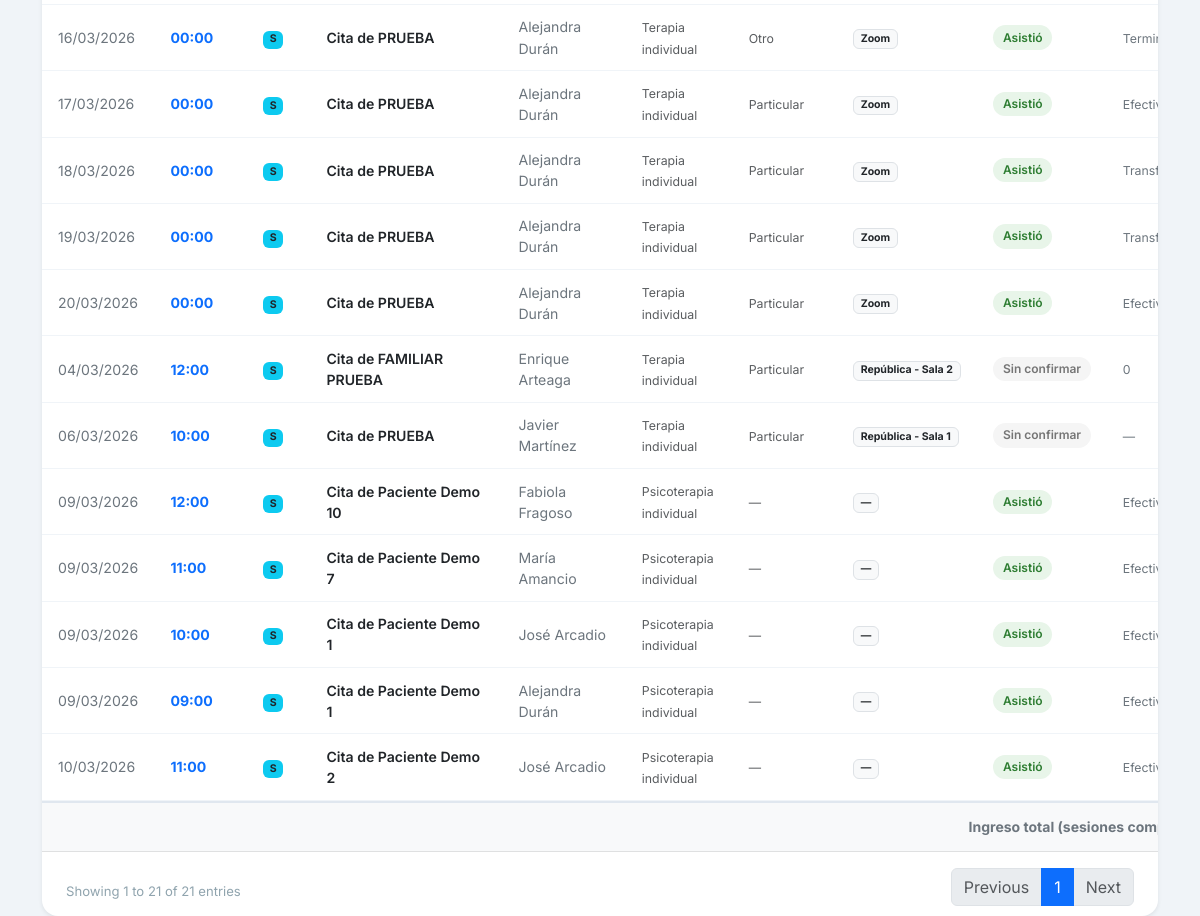
The app's page /reporte-general/ (signed in, lower part), older data.
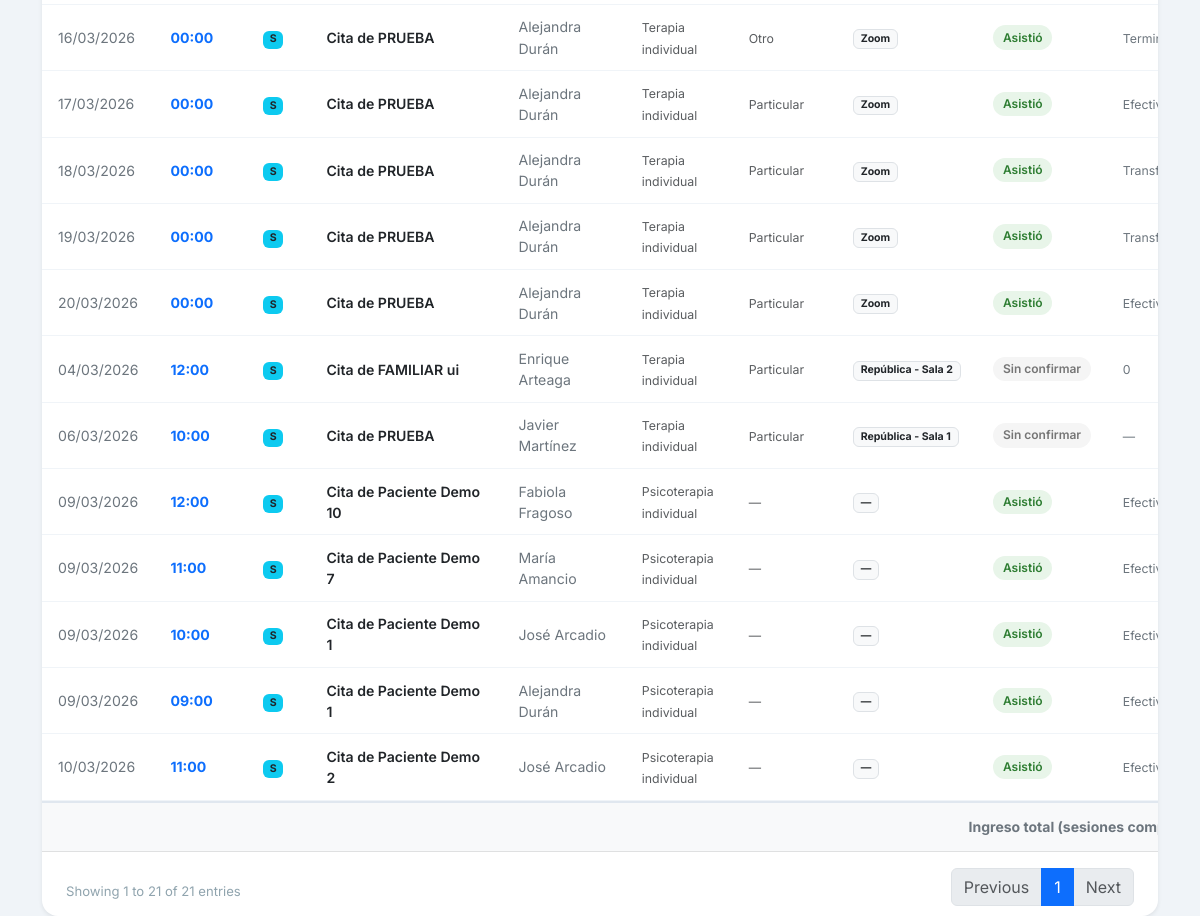
The same page, newer data.
### clinica/models.py (models this page shows, shortened)
class Cita(models.Model):
    ESTATUS_CONFIRMADA = 'confirmada'
    ESTATUS_SIN_CONFIRMAR = 'sin_confirmar'
    ESTATUS_REAGENDO = 'reagendo'
    ESTATUS_CANCELO = 'cancelo'
    ESTATUS_SI_ASISTIO = 'si_asistio'
    ESTATUS_NO_ASISTIO = 'no_asistio'
    ESTATUS_INCIDENCIA = 'incidencia'
    ESTATUS_CHOICES = [
        (ESTATUS_CONFIRMADA, 'Confirmada'),
        (ESTATUS_SIN_CONFIRMAR, 'Sin confirmar'),
        (ESTATUS_REAGENDO, 'Reagendo'),
        (ESTATUS_CANCELO, 'Cancelo'),
        (ESTATUS_SI_ASISTIO, 'Si asistio'),
        (ESTATUS_NO_ASISTIO, 'No asistio'),
        (ESTATUS_INCIDENCIA, 'Incidencia'),
    ]
    ESTATUS_ACTIVOS = (
        ESTATUS_CONFIRMADA,
        ESTATUS_SIN_CONFIRMAR,
        ESTATUS_REAGENDO,
        ESTATUS_INCIDENCIA,
    )
    TIPO_NUEVO = 'N'
    TIPO_REFERIDO = 'R'
    TIPO_SEGUIMIENTO = 'S'
    TIPO_PACIENTE_CHOICES = [
        (TIPO_NUEVO, 'Nuevo'),
        (TIPO_REFERIDO, 'Referido'),
        (TIPO_SEGUIMIENTO, 'Seguimiento'),
    ]
    PAGO_CHOICES = [
        ('Terminal', 'Terminal'),
        ('Transferencia', 'Transferencia'),
        ('Efectivo', 'Efectivo'),
        ('Pase', 'Pase'),
    ]
    paciente = models.ForeignKey(Paciente, on_delete=models.CASCADE, related_name='citas')
    pacientes_adicionales = models.ManyToManyField(
        Paciente,
        blank=True,
        related_name='citas_como_adicional',
    )
    fecha = models.DateField()
    hora = models.TimeField()
    tipo_paciente = models.CharField(
        max_length=1,
        choices=TIPO_PACIENTE_CHOICES,
        default=TIPO_SEGUIMIENTO,
    )
    division = models.ForeignKey(Division, on_delete=models.SET_NULL, null=True)
    consultorio = models.ForeignKey(Consultorio, on_delete=models.SET_NULL, null=True)
    servicio = models.ForeignKey(Servicio, on_delete=models.SET_NULL, null=True)
    terapeuta = models.ForeignKey(Terapeuta, on_delete=models.SET_NULL, null=True)
    costo = models.DecimalField(max_digits=10, decimal_places=2, null=True, blank=True)
    metodo_pago = models.CharField(
        max_length=50,
        choices=PAGO_CHOICES,
        null=True,
        blank=True,
    )
    estatus = models.CharField(
        max_length=20,
        choices=ESTATUS_CHOICES,
        default=ESTATUS_SIN_CONFIRMAR,
    )
    folio_fiscal = models.CharField(max_length=100, blank=True, null=True)
    notas = models.TextField(blank=True, null=True)
    def pacientes_display_natural(self):
        nombres = [self.paciente.nombre] if self.paciente_id else []
        nombres.extend(list(self.pacientes_adicionales.values_list('nombre', flat=True)))
        if not nombres:
            return ""
        if len(nombres) == 1:
            return nombres[0]
        if len(nombres) == 2:
            return f"{nombres[0]} y {nombres[1]}"
        return f"{', '.join(nombres[:-1])} y {nombres[-1]}"
    def titulo_cita(self):
        pacientes = self.pacientes_display_natural()
        return f"Cita de {pacientes}" if pacientes else "Cita"
    class Meta:
        verbose_name = "Cita"
        verbose_name_plural = "Citas"
        ordering = ['-fecha', '-hora']

class Paciente(models.Model):
    TIPO_CONTACTO_CHOICES = [
        ('propio', 'Propio'),
        ('madre', 'Madre'),
        ('padre', 'Padre'),
        ('pareja', 'Pareja'),
        ('otro', 'Otro'),
    ]
    SEXO_CHOICES = [
        ('Femenino', 'Femenino'),
        ('Masculino', 'Masculino'),
    ]
    usuario = models.OneToOneField(User, on_delete=models.SET_NULL, null=True, blank=True, related_name='perfil_paciente')
    nombre = models.CharField(max_length=200, verbose_name="Nombre Completo")
    fecha_nacimiento = models.DateField(verbose_name="Fecha de Nacimiento")
    nombre_normalizado = models.CharField(max_length=200, blank=True, editable=False)
    sexo = models.CharField(
        max_length=20,
        choices=SEXO_CHOICES,
        default='Femenino',
        verbose_name="Sexo"
    )
    telefono = models.CharField(max_length=20, verbose_name="Teléfono (WhatsApp)")
    identidad_contacto = models.CharField(max_length=20, choices=TIPO_CONTACTO_CHOICES, default='propio')
    servicio_inicial = models.ForeignKey('Servicio', on_delete=models.SET_NULL, null=True, verbose_name="Servicio Inicial")
    consentimiento_firmado = models.FileField(upload_to='documentos/', blank=True, null=True)
    estudio_socioeconomico = models.FileField(upload_to='documentos/', blank=True, null=True)
    apertura_expediente = models.FileField(upload_to='documentos/', blank=True, null=True)
    resumen_clinico = models.TextField(blank=True, null=True)
    pacientes_relacionados = models.ManyToManyField('self', blank=True, symmetrical=True)
    enlace_resultados = models.URLField(blank=True, null=True)
    fecha_registro = models.DateTimeField(auto_now_add=True)
    class Meta:
        verbose_name = "Paciente"
        verbose_name_plural = "Pacientes"

class Terapeuta(models.Model):
    usuario = models.OneToOneField(User, on_delete=models.SET_NULL, null=True, blank=True, related_name='perfil_terapeuta')
    nombre = models.CharField(max_length=100)
    activo = models.BooleanField(default=True)
    def __str__(self):
        return self.nombre

class Servicio(models.Model):
    nombre = models.CharField(max_length=100)
    def __str__(self):
        return self.nombre

class Division(models.Model):
    nombre = models.CharField(max_length=100)
    def __str__(self):
        return self.nombre

class Consultorio(models.Model):
    nombre = models.CharField(max_length=100)
    def __str__(self):
        return self.nombre

### clinica/views.py (the view, shortened to what this page needs)
# urls.py: path('reporte-general/', clinica_views.reporte_general, name='reporte_general'),
@login_required
def reporte_general(request):
    if not request.user.is_superuser:
        return redirect('home')
    from datetime import date as date_type
    hoy = date_type.today()
    fecha_inicio_str = request.GET.get('fecha_inicio', '')
    fecha_fin_str    = request.GET.get('fecha_fin', '')
    terapeuta_id     = request.GET.get('terapeuta_id', '')
    try:
        fecha_inicio = date_type.fromisoformat(fecha_inicio_str) if fecha_inicio_str else hoy.replace(day=1)
    except ValueError:
        fecha_inicio = hoy.replace(day=1)
    try:
        fecha_fin = date_type.fromisoformat(fecha_fin_str) if fecha_fin_str else hoy
    except ValueError:
        fecha_fin = hoy
    citas = (
        Cita.objects
        .filter(fecha__range=(fecha_inicio, fecha_fin))
        .select_related('paciente', 'terapeuta', 'servicio', 'consultorio', 'division')
        .order_by('-fecha', 'hora')
    )
    if terapeuta_id:
        citas = citas.filter(terapeuta_id=terapeuta_id)
    export = request.GET.get('export', '')
    total      = citas.count()
    asistieron = citas.filter(estatus=Cita.ESTATUS_SI_ASISTIO).count()
    monto_total = (
        citas.filter(estatus=Cita.ESTATUS_SI_ASISTIO)
             .aggregate(t=Sum('costo'))['t'] or Decimal('0')
    )
    terapeutas = Terapeuta.objects.filter(activo=True).order_by('nombre')
    return render(request, 'clinica/reporte_general.html', {
        'citas':            citas,
        'fecha_inicio':     fecha_inicio,
        'fecha_fin':        fecha_fin,
        'fecha_inicio_iso': fecha_inicio.isoformat(),
        'fecha_fin_iso':    fecha_fin.isoformat(),
        'terapeuta_id_sel': terapeuta_id,
        'terapeutas':       terapeutas,
        'total':            total,
        'asistieron':       asistieron,
        'monto_total':      monto_total,
    })

### clinica/templates/clinica/reporte_general.html (shortened to what the changed rows need)
{% extends 'clinica/base.html' %}
{% block content %}
<link rel="stylesheet" href="https://cdn.datatables.net/1.13.7/css/dataTables.bootstrap5.min.css">
<div class="card shadow-sm border-0 rounded-4 overflow-hidden">
    <div class="card-body p-0">
        <div class="table-responsive">
            <table id="tablaReporte" class="table table-hover align-middle mb-0 tabla-reporte">
                <tbody>
                    {% for cita in citas %}
                    <tr>
                        <td style="white-space:nowrap;" class="text-secondary">{{ cita.fecha|date:"d/m/Y" }}</td>
                        <td class="fw-bold text-primary" style="white-space:nowrap;">
                            {{ cita.hora|time:"H:i" }}
                        </td>
                        <td class="text-center">
                            {% if cita.tipo_paciente == 'N' %}
                                <span class="badge bg-warning text-dark" title="Nuevo">N</span>
                            {% elif cita.tipo_paciente == 'R' %}
                                <span class="badge bg-primary" title="Referido">R</span>
                            {% else %}
                                <span class="badge bg-info text-dark" title="Seguimiento">S</span>
                            {% endif %}
                        </td>
                        <td style="min-width:160px;">
                            {% if cita.paciente_id %}
                            <a href="{% url 'detalle_paciente' cita.paciente.id %}"
                               class="fw-semibold text-dark text-decoration-none link-hover">
                                {{ cita.titulo_cita }}
                            </a>
                            {% else %}
                            <span class="text-muted">{{ cita.titulo_cita }}</span>
                            {% endif %}
                        </td>
                        <td class="text-secondary">{{ cita.terapeuta|default:"—" }}</td>
                        <td><span class="small text-muted">{{ cita.servicio|default:"—" }}</span></td>
                        <td><span class="small text-muted">{{ cita.division|default:"—" }}</span></td>
                        <td>
                            <span class="badge bg-light text-dark border small">{{ cita.consultorio|default:"—" }}</span>
                        </td>
                        <td style="white-space:nowrap;">
                            {% if cita.estatus == 'si_asistio' %}
                                <span class="estatus-pill estatus-pill--success">Asistió</span>
                            {% elif cita.estatus == 'no_asistio' %}
                                <span class="estatus-pill estatus-pill--danger">No asistió</span>
                            {% elif cita.estatus == 'cancelo' %}
                                <span class="estatus-pill estatus-pill--secondary">Canceló</span>
                            {% elif cita.estatus == 'incidencia' %}
                                <span class="estatus-pill estatus-pill--warning">Incidencia</span>
                            {% elif cita.estatus == 'confirmada' %}
                                <span class="estatus-pill estatus-pill--primary">Confirmada</span>
                            {% elif cita.estatus == 'reagendo' %}
                                <span class="estatus-pill estatus-pill--info">Reagendó</span>
                            {% else %}
                                <span class="estatus-pill estatus-pill--light">{{ cita.get_estatus_display }}</span>
                            {% endif %}
                        </td>
                        <td><span class="small text-secondary">{{ cita.metodo_pago|default:"—" }}</span></td>
                    </tr>
                    {% endfor %}
                </tbody>
            </table>
        </div>
    </div>
</div>
{% endblock %}

Row changes from the older to the newer data that the page shows:
changed through a linked row, Cita "Enrique Arteaga": titulo_cita "Cita de FAMILIAR PRUEBA" → "Cita de FAMILIAR ui"
